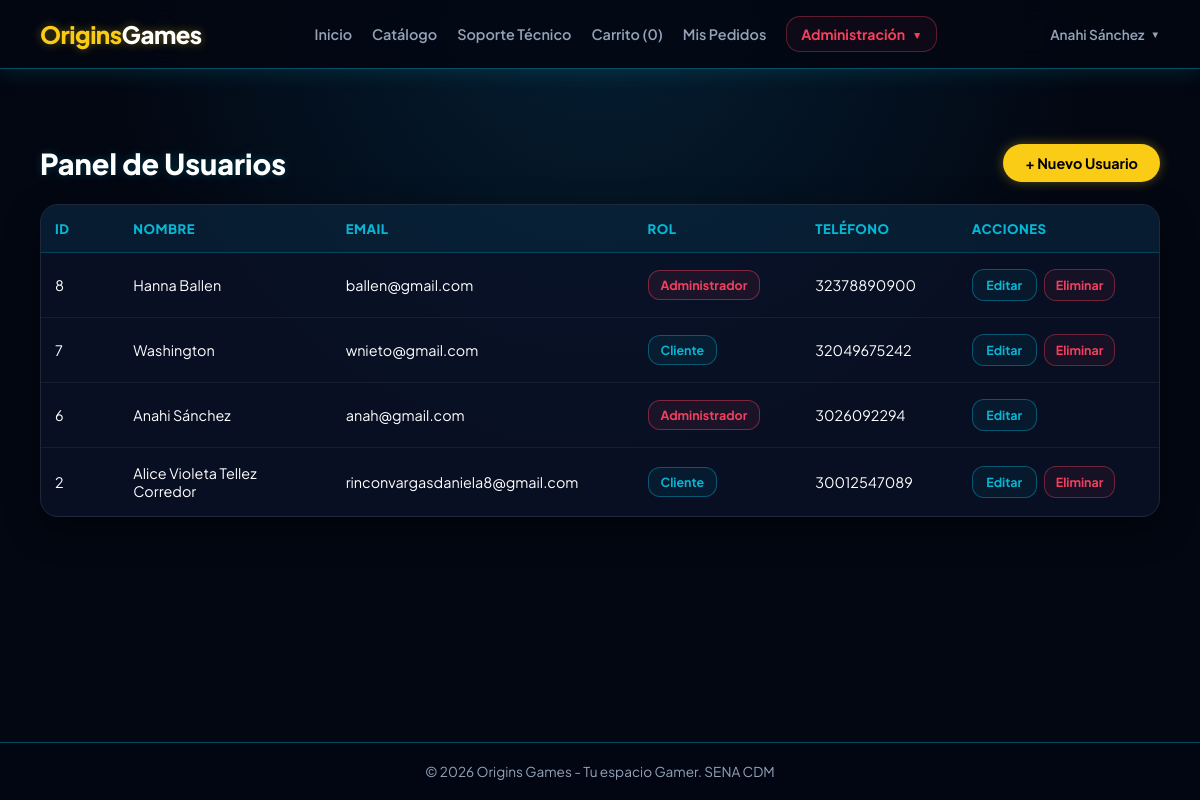
Before: /usuario (signed in) with the older database file.
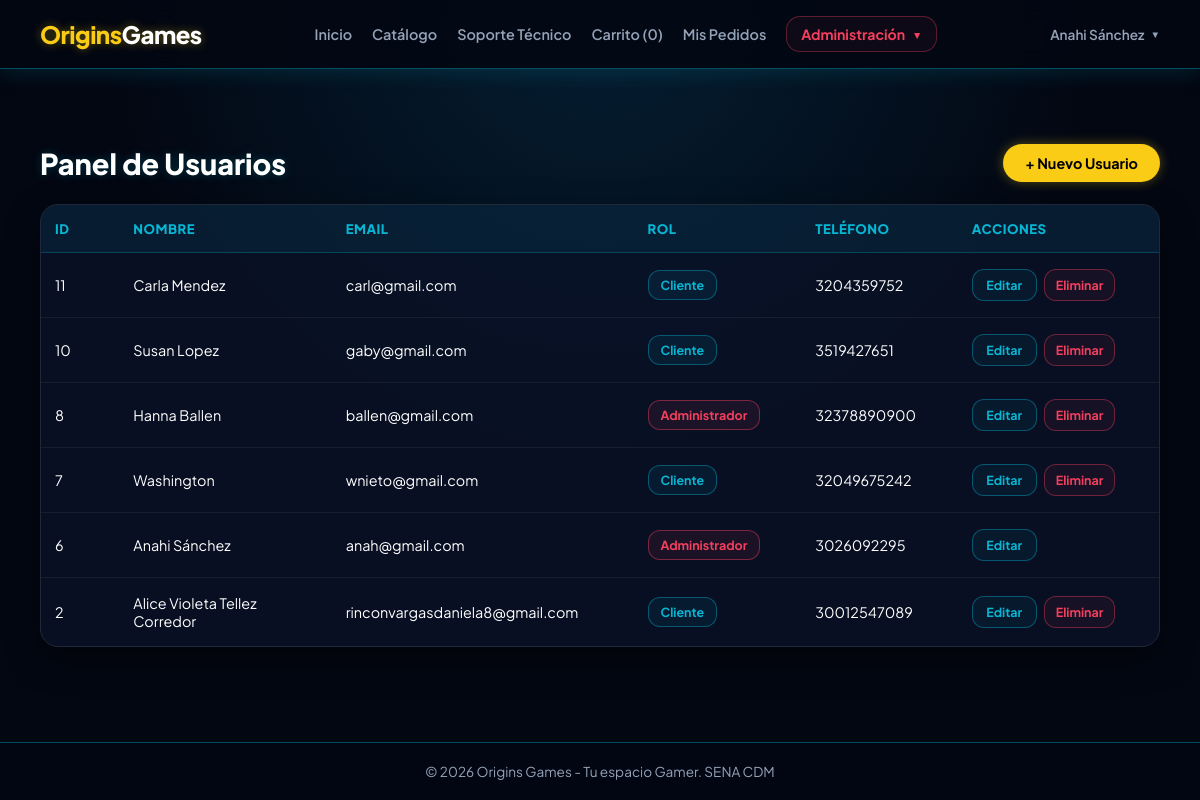
After: the same page with the newer database file.
### tables this page shows
CREATE TABLE `usuarios` (
  `id` int(11) NOT NULL,
  `rol_id` int(11) NOT NULL DEFAULT 2,
  `nombre` varchar(100) NOT NULL,
  `email` varchar(150) NOT NULL,
  `password` varchar(255) NOT NULL,
  `telefono` varchar(20) DEFAULT NULL,
  `direccion` text DEFAULT NULL,
  `creado_en` timestamp NOT NULL DEFAULT current_timestamp()
);

CREATE TABLE `roles` (
  `id` int(11) NOT NULL,
  `nombre` varchar(50) NOT NULL
);

### controllers/UsuarioController.php (called while the page is built, shortened)
<?php
require_once "models/Usuario.php";
class UsuarioController
{
    private $usuarioModel;
    public function __construct()
    {
        $this->usuarioModel = new Usuario();
    }
    public function index()
    {
        $usuarios = $this->usuarioModel->getAll();
        require_once "views/layouts/header.php";
        require_once "views/usuarios/index.php";
        require_once "views/layouts/footer.php";
    }
}

### config/database.php (called while the page is built)
<?php
class Database {
    private static $host = "localhost";
    private static $db_name = "origins_games";
    private static $username = "root";
    private static $password = "";
    private static $conn = null;
    public static function connect() {
        if (self::$conn === null) {
            try {
                self::$conn = new PDO(
                    "mysql:host=" . self::$host . ";dbname=" . self::$db_name . ";charset=utf8mb4",
                    self::$username,
                    self::$password,
                    [
                        PDO::ATTR_ERRMODE => PDO::ERRMODE_EXCEPTION,
                        PDO::ATTR_DEFAULT_FETCH_MODE => PDO::FETCH_ASSOC,
                        PDO::ATTR_EMULATE_PREPARES => false
                    ]
                );
            } catch (PDOException $e) {
                die("Error de Conexión: " . $e->getMessage());
            }
        }
        return self::$conn;
    }
}

### models/Usuario.php (called while the page is built, shortened)
<?php
require_once __DIR__ . '/../config/database.php';
class Usuario {
    private $db;
    public function __construct() {
        $this->db = Database::connect();
    }
    public function getAll() {
        $stmt = $this->db->query("SELECT u.*, r.nombre AS rol_nombre FROM usuarios u INNER JOIN roles r ON u.rol_id = r.id ORDER BY u.id DESC");
        return $stmt->fetchAll();
    }
}

### views/usuarios/index.php (the view, shortened to what this page needs)
<div class="usuarios-container">
    <div class="usuarios-header">
        <h2>
            Panel de Usuarios
        </h2>
        <a
            href="/origins_games/usuario/create"
            class="btn-nuevo-usuario"
        >
            + Nuevo Usuario
        </a>
    </div>
    <div class="usuarios-table-card">
        <div class="usuarios-table-wrapper">
            <table class="usuarios-table">
                <thead>
                    <tr>
                        <th>ID</th>
                        <th>Nombre</th>
                        <th>Email</th>
                        <th>Rol</th>
                        <th>Teléfono</th>
                        <th>Acciones</th>
                    </tr>
                </thead>
                <tbody>
                    <?php foreach ($usuarios as $u): ?>
                        <tr>
                            <td>
                                <?= htmlspecialchars($u['id']) ?>
                            </td>
                            <td>
                                <?= htmlspecialchars($u['nombre']) ?>
                            </td>
                            <td class="usuario-email">
                                <?= htmlspecialchars($u['email']) ?>
                            </td>
                            <td>
                                <span class="usuario-rol <?= $u['rol_id'] == 1 ? 'admin' : 'cliente' ?>">
                                    <?= htmlspecialchars($u['rol_nombre']) ?>
                                </span>
                            </td>
                            <td>
                                <?= htmlspecialchars(
                                    !empty($u['telefono'])
                                        ? $u['telefono']
                                        : 'N/A'
                                ) ?>
                            </td>
                            <td>
                                <div class="usuario-actions">
                                    <a
                                        href="/origins_games/usuario/edit?id=<?= urlencode($u['id']) ?>"
                                        class="usuario-action usuario-editar"
                                    >
                                        Editar
                                    </a>
                                    <?php if ($u['id'] != $_SESSION['usuario']['id']): ?>
                                        <a
                                            href="/origins_games/usuario/delete?id=<?= urlencode($u['id']) ?>"
                                            class="usuario-action usuario-eliminar"
                                            onclick="return confirm('¿Seguro que deseas eliminar a <?= htmlspecialchars($u['nombre'], ENT_QUOTES) ?>?');"
                                        >
                                            Eliminar
                                        </a>
                                    <?php endif; ?>
                                </div>
                            </td>
                        </tr>
                    <?php endforeach; ?>
                </tbody>
            </table>
        </div>
    </div>
</div>

Changed rows visible on the page:
added usuarios: id "11", nombre "Carla Mendez", email "carl@gmail.com", rol.nombre "Cliente", telefono "3204359752"
added usuarios: id "10", nombre "Susan Lopez", email "gaby@gmail.com", rol.nombre "Cliente", telefono "3519427651"
changed usuarios "Anahi Sánchez": telefono "3026092294" → "3026092295"
